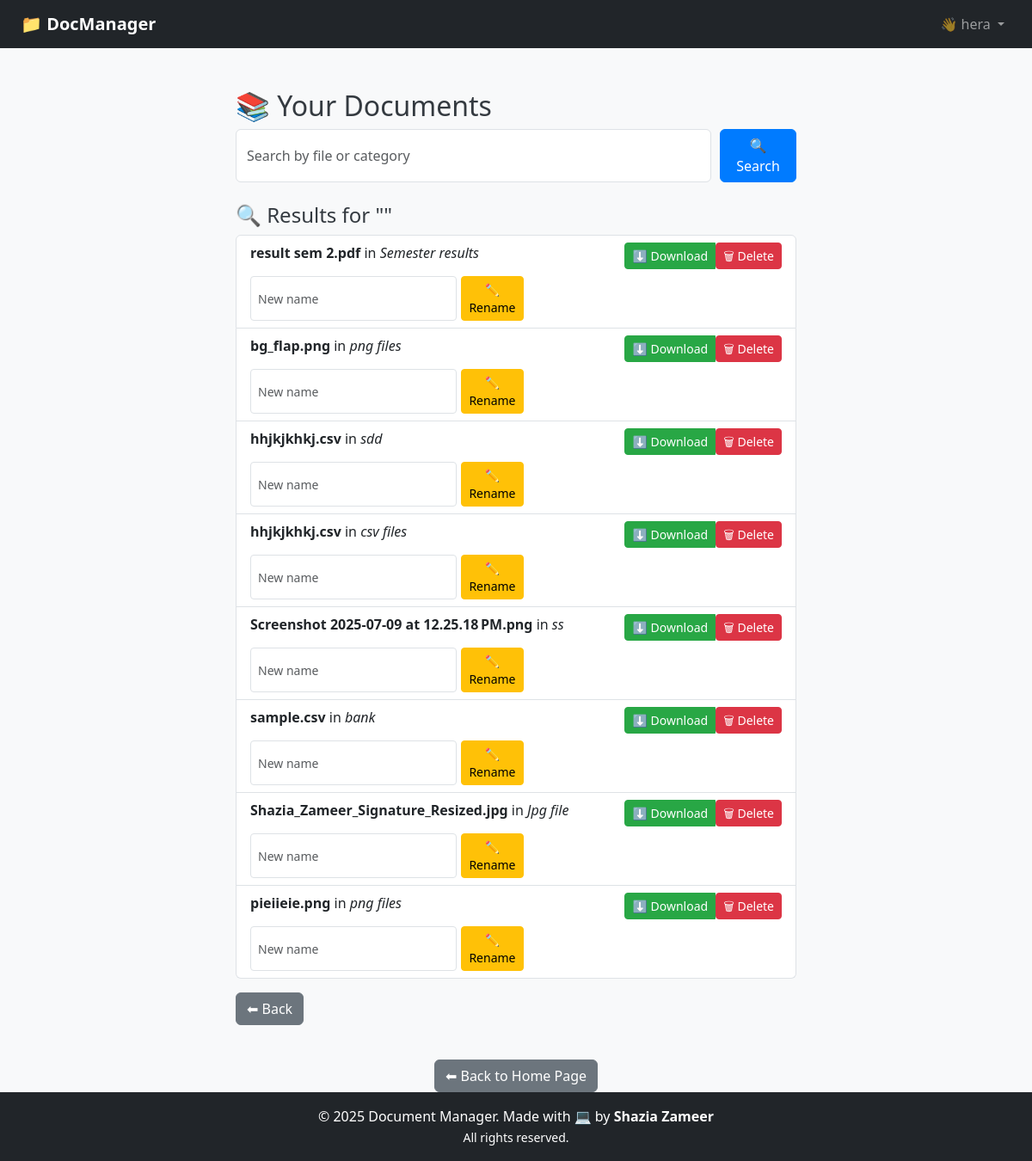
Page /search (signed in) on the committed database.
### tables this page shows
CREATE TABLE files (
    id INTEGER PRIMARY KEY AUTOINCREMENT,
    username TEXT NOT NULL,
    filename TEXT NOT NULL,
    category TEXT NOT NULL
);

### app.py (the view)
@app.route('/search', methods=['GET'])
def search_files():
    if 'user' not in session:
        return redirect(url_for('login'))
    query = request.args.get('q', '').strip().lower()
    username = session['user']
    conn = sqlite3.connect('users.db')
    cursor = conn.cursor()
    cursor.execute("""
        SELECT filename, category FROM files
        WHERE username = ? AND
        (LOWER(filename) LIKE ? OR LOWER(category) LIKE ?)
    """, (username, f'%{query}%', f'%{query}%'))
    results = cursor.fetchall()
    conn.close()
    return render_template('view_files.html', search_results=results, search_query=query)

### templates/view_files.html (shortened to what this page needs)
{% extends "base.html" %}
{% block content %}
<div class="container mt-5">
    <h2>📚 Your Documents</h2>
    <form action="{{ url_for('search_files') }}" method="get" class="mb-4 d-flex" style="gap: 10px;">
        <input type="text" name="q" placeholder="Search by file or category" class="form-control" value="{{ search_query if search_query else '' }}">
        <button type="submit" class="btn btn-primary">🔍 Search</button>
    </form>
    {% if search_results %}
        <h4>🔍 Results for "{{ search_query }}"</h4>
        <ul class="list-group">
            {% for file, cat in search_results %}
                <li class="list-group-item d-flex flex-column align-items-start">
                    <div class="d-flex justify-content-between w-100">
                        <span><strong>{{ file }}</strong> in <em>{{ cat }}</em></span>
                        <div class="btn-group">
                            <a href="{{ url_for('download_file', category=cat, filename=file) }}" class="btn btn-sm btn-success">⬇️ Download</a>
                            <form action="{{ url_for('delete_file', category=cat, filename=file) }}" method="post" style="display:inline;">
                                <button type="submit" class="btn btn-sm btn-danger" onclick="return confirm('Delete this file?')">🗑 Delete</button>
                            </form>
                        </div>
                    </div>
                    <form action="{{ url_for('rename_file', category=cat, old_filename=file) }}" method="post" class="d-flex mt-2" style="gap:5px;">
                        <input type="text" name="new_filename" placeholder="New name" class="form-control form-control-sm" required>
                        <button type="submit" class="btn btn-sm btn-warning">✏️ Rename</button>
                    </form>
                </li>
            {% endfor %}
        </ul>
        <a href="{{ url_for('view_files') }}" class="btn btn-secondary mt-3">⬅ Back</a>
    {% else %}
        <p class="text-muted">No files or categories found.</p>
    {% endif %}
</div>
<br>
<div class="d-flex justify-content-center mt-3">
    <a href="{{ url_for('index') }}" class="btn btn-secondary">⬅ Back to Home Page</a>
</div>
{% endblock %}

### static/style.css (style rules this page uses)
body { background-color: #f8f9fa; font-family: 'Segoe UI', sans-serif; }
h1, h2, h4 { color: #343a40; }
.btn-primary { background-color: #007bff; border-color: #007bff; }
.btn-success { background-color: #28a745; border-color: #28a745; }
.container { max-width: 700px; }

### templates/base.html (style rules this page uses)
body { transition: background-color 0.4s ease, color 0.4s ease; }

### rows in the picture
files: filename "result sem 2.pdf", category "Semester results"
files: filename "bg_flap.png", category "png files"
files: filename "hhjkjkhkj.csv", category "sdd"
files: filename "hhjkjkhkj.csv", category "csv files"
files: filename "Screenshot 2025-07-09 at 12.25.18 PM.png", category "ss"
files: filename "sample.csv", category "bank"
files: filename "Shazia_Zameer_Signature_Resized.jpg", category "Jpg file"
files: filename "pieiieie.png", category "png files"

### other values in the picture
{{ session['user'] }} "hera"
